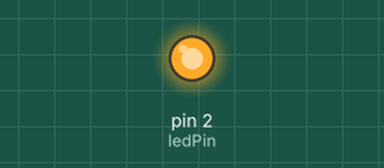
This sketch was run on a simulated Arduino Uno, built with avr-gcc and run on an emulated ATmega328P. Shown: output pins drawn as LEDs (lit = HIGH).

Above: at 0.9 s.
At 3.5 s:
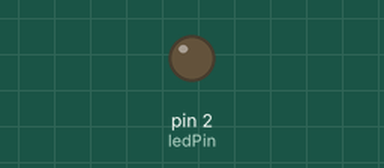
Timing chart, 0 to 5.5 s (numbered marks = the images above):
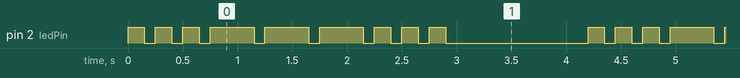

Measured:
- by itself, pin 2 (ledPin): repeats every 4.2 s: 2 × (LOW 0.10 s, HIGH 0.15 s), 3 × (LOW 0.10 s, HIGH 0.40 s), 3 × (LOW 0.10 s, HIGH 0.15 s), LOW 1.3 s, HIGH 0.15 s
- by itself, everything shown: repeats every 4.2 s, in 18 steps

The sketch:

SOS.ino
```cpp
const int ledPin = 2;
unsigned long currentTime;
unsigned long previousTime = 0;
unsigned long delayTime = 0;

// 状态编号
int stage = 0;

void setup() {
  pinMode(ledPin, OUTPUT);
  digitalWrite(ledPin, LOW);
}

void loop() {
  currentTime = millis();
  // 未到计时时间，直接退出
  if (currentTime - previousTime < delayTime) {
    return;
  }

  switch (stage) {
    // 第一组：3短闪
    case 0: digitalWrite(ledPin, HIGH); delayTime = 150; stage = 1; break;
    case 1: digitalWrite(ledPin, LOW);  delayTime = 100; stage = 2; break;
    case 2: digitalWrite(ledPin, HIGH); delayTime = 150; stage = 3; break;
    case 3: digitalWrite(ledPin, LOW);  delayTime = 100; stage = 4; break;
    case 4: digitalWrite(ledPin, HIGH); delayTime = 150; stage = 5; break;
    case 5: digitalWrite(ledPin, LOW);  delayTime = 100; stage = 6; break;

    // 第二组：3长闪
    case 6: digitalWrite(ledPin, HIGH); delayTime = 400; stage = 7; break;
    case 7: digitalWrite(ledPin, LOW);  delayTime = 100; stage = 8; break;
    case 8: digitalWrite(ledPin, HIGH); delayTime = 400; stage = 9; break;
    case 9: digitalWrite(ledPin, LOW);  delayTime = 100; stage = 10; break;
    case 10:digitalWrite(ledPin, HIGH); delayTime = 400; stage = 11; break;
    case 11:digitalWrite(ledPin, LOW);  delayTime = 100; stage = 12; break;

    // 第三组：3短闪
    case 12:digitalWrite(ledPin, HIGH); delayTime = 150; stage = 13; break;
    case 13:digitalWrite(ledPin, LOW);  delayTime = 100; stage = 14; break;
    case 14:digitalWrite(ledPin, HIGH); delayTime = 150; stage = 15; break;
    case 15:digitalWrite(ledPin, LOW);  delayTime = 100; stage = 16; break;
    case 16:digitalWrite(ledPin, HIGH); delayTime = 150; stage = 17; break;
    case 17:digitalWrite(ledPin, LOW);  delayTime = 100; stage = 18; break;

    // 整套SOS完成，长时间熄灭停顿，回到开头循环
    case 18:digitalWrite(ledPin, LOW);  delayTime = 1200; stage = 0; break;
  }

  previousTime = currentTime;
}
```
